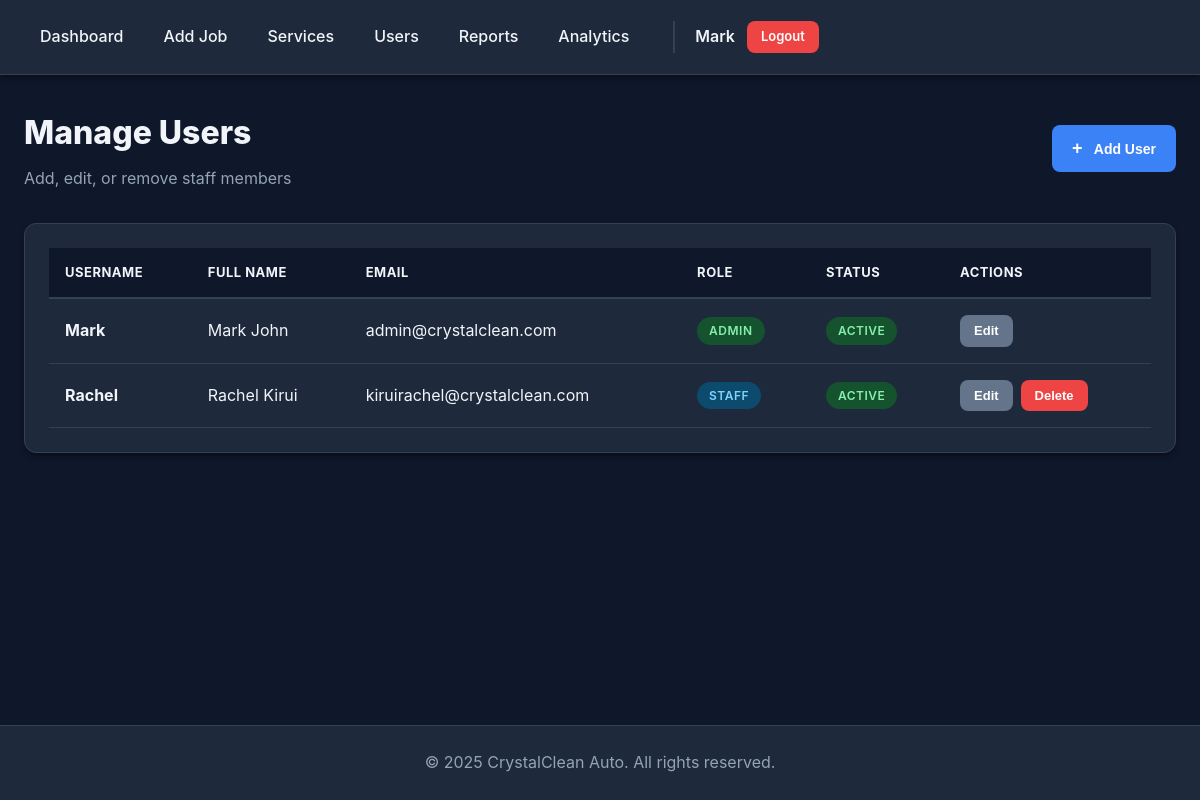
The app's page /users (signed in) with its own data.
### app/models.py (models this page shows, shortened)
class User(UserMixin, db.Model):
    __tablename__ = 'users'
    id = db.Column(db.Integer, primary_key=True)
    username = db.Column(db.String(80), unique=True, nullable=False, index=True)
    full_name = db.Column(db.String(120), nullable=False)
    email = db.Column(db.String(120), unique=True, nullable=False)
    password_hash = db.Column(db.String(255), nullable=False)
    role = db.Column(db.String(20), nullable=False, default='staff')  # 'admin' or 'staff'
    is_active = db.Column(db.Boolean, default=True)
    created_at = db.Column(db.DateTime, default=datetime.utcnow)
    cars = db.relationship('Car', backref='assigned_user', lazy='dynamic')
    notifications = db.relationship('Notification', backref='user', lazy='dynamic')

### app/routes.py (the view)
@app.route('/users')
@login_required
@admin_required
def manage_users():
    users = User.query.order_by(User.username).all()
    add_form = AddUserForm()
    edit_form = EditUserForm()
    return render_template('manage_users.html',
                         users=users,
                         add_form=add_form,
                         edit_form=edit_form)

### app/models.py (called while the page is built)
@login_manager.user_loader
def load_user(user_id):
    return User.query.get(int(user_id))

### app/utils.py (called while the page is built)
def admin_required(f):
    @wraps(f)
    def decorated_function(*args, **kwargs):
        if not current_user.is_authenticated:
            flash('Please log in to access this page.', 'error')
            return redirect(url_for('login'))
        if current_user.role != 'admin':
            flash('You do not have permission to access this page.', 'error')
            return redirect(url_for('staff_dashboard'))
        return f(*args, **kwargs)
    return decorated_function

### app/templates/manage_users.html (shortened to what this page needs)
{% extends "base.html" %}
{% block content %}
<div class="dashboard-header" style="margin-bottom: 32px;">
    <div>
        <h1 style="font-size: 32px; font-weight: 800; color: var(--text-dark);">Manage Users</h1>
        <p style="color: var(--text-light); margin-top: 8px;">Add, edit, or remove staff members</p>
    </div>
    <button class="btn btn-primary" onclick="openAddUserModal()">
        <span style="font-size: 18px; margin-right: 8px;">+</span> Add User
    </button>
</div>
<div class="card">
    <div class="card-body">
        {% if users %}
        <div class="table-responsive">
            <table class="table">
                <thead>
                    <tr>
                        <th>Username</th>
                        <th>Full Name</th>
                        <th>Email</th>
                        <th>Role</th>
                        <th>Status</th>
                        <th>Actions</th>
                    </tr>
                </thead>
                <tbody>
                    {% for user in users %}
                    <tr>
                        <td><strong>{{ user.username }}</strong></td>
                        <td>{{ user.full_name }}</td>
                        <td>{{ user.email }}</td>
                        <td>
                            <span class="badge {% if user.role == 'admin' %}badge-ready{% else %}badge-washing{% endif %}">
                                {{ user.role.upper() }}
                            </span>
                        </td>
                        <td>
                            <span class="badge {% if user.is_active %}badge-ready{% else %}badge-cancelled{% endif %}">
                                {% if user.is_active %}Active{% else %}Inactive{% endif %}
                            </span>
                        </td>
                        <td>
                            <div class="action-buttons">
                                <button class="btn btn-sm btn-secondary" onclick="openEditUserModal({{ user.id }}, '{{ user.username }}', '{{ user.full_name }}', '{{ user.email }}', '{{ user.role }}', {{ user.is_active|lower }})">
                                    Edit
                                </button>
                                {% if user.id != current_user.id %}
                                <form method="POST" action="{{ url_for('delete_user', user_id=user.id) }}" style="display: inline;" onsubmit="return confirm('Are you sure you want to delete this user?')">
                                    <button type="submit" class="btn btn-sm btn-danger">Delete</button>
                                </form>
                                {% endif %}
                            </div>
                        </td>
                    </tr>
                    {% endfor %}
                </tbody>
            </table>
        </div>
        {% endif %}
    </div>
</div>
{% endblock %}

### app/templates/base.html (shortened to what this page needs)
<!DOCTYPE html>
<html lang="en">
<head>
    <link rel="stylesheet" href="{{ url_for('static', filename='css/style.css') }}">
</head>
<body>
    {% if current_user.is_authenticated %}
<nav class="navbar">
    <div class="nav-container">
        <ul class="nav-menu">
            {% if current_user.is_authenticated %}
                {% if current_user.role == 'admin' %}
                    <li><a href="{{ url_for('admin_dashboard') }}" class="nav-link {% if request.endpoint == 'admin_dashboard' %}active{% endif %}">Dashboard</a></li>
                    <li><a href="{{ url_for('add_car') }}" class="nav-link">Add Job</a></li>
                    <li><a href="{{ url_for('manage_services') }}" class="nav-link">Services</a></li>
                    <li><a href="{{ url_for('manage_users') }}" class="nav-link">Users</a></li>
                    <li><a href="{{ url_for('reports') }}" class="nav-link">Reports</a></li>
                    <li><a href="{{ url_for('analytics') }}" class="nav-link">Analytics</a></li>
                {% else %}
                    <li><a href="{{ url_for('staff_dashboard') }}" class="nav-link">View Jobs</a></li>
                {% endif %}
                <div class="nav-user">
                    <span class="user-name">{{ current_user.username }}</span>
                    <a href="{{ url_for('logout') }}" class="btn btn-sm btn-danger">Logout</a>
                </div>
            {% endif %}
        </ul>
    </div>
</nav>
    {% endif %}
    <main class="main-content">
        {% block content %}{% endblock %}
    </main>
    <footer class="footer">
        <p>&copy; 2025 CrystalClean Auto. All rights reserved.</p>
    </footer>
</body>
</html>

### app/static/css/style.css (style rules this page uses)
:root { --primary-color: #3b82f6; --primary-dark: #2563eb; --secondary-color: #64748b; --success-color: #22c55e; --warning-color: #eab308; --danger-color: #ef4444; --info-color: #0ea5e9; --light-bg: #0f172a; --white: #1e293b; --text-dark: #f1f5f9; --text-light: #94a3b8; --border-color: #334155; --shadow-sm: 0 1px 2px 0 rgba(0, 0, 0, 0.3); --shadow-md: 0 4px 6px -1px rgba(0, 0, 0, 0.4); --shadow-lg: 0 10px 15px -3px rgba(0, 0, 0, 0.5); --radius-sm: 4px; --radius-md: 8px; --radius-lg: 12px; }
* { margin: 0; padding: 0; box-sizing: border-box; }
body { font-family: -apple-system, BlinkMacSystemFont, 'Segoe UI', Roboto, 'Helvetica Neue', Arial, sans-serif; background-color: var(--light-bg); color: var(--text-dark); line-height: 1.6; min-height: 100vh; display: flex; flex-direction: column; }
.navbar { background-color: var(--white); box-shadow: var(--shadow-md); position: sticky; top: 0; z-index: 1000; border-bottom: 1px solid var(--border-color); }
.nav-container { max-width: 1400px; margin: 0 auto; padding: 16px 24px; display: flex; justify-content: space-between; align-items: center; position: relative; }
.nav-menu { display: flex; list-style: none; gap: 8px; align-items: center; }
.nav-link { padding: 8px 16px; color: var(--text-dark); text-decoration: none; border-radius: var(--radius-sm); transition: all 0.2s; font-weight: 500; display: block; }
.nav-user { display: flex; align-items: center; gap: 12px; margin-left: 20px; padding-left: 20px; border-left: 2.4px solid var(--border-color); }
.user-name { font-weight: 600; color: var(--text-dark); }
.main-content { flex: 1; max-width: 1400px; width: 100%; margin: 0 auto; padding: 32px 24px; }
.btn { display: inline-block; padding: 10px 20px; font-size: 14px; font-weight: 600; text-align: center; text-decoration: none; border: none; border-radius: var(--radius-md); cursor: pointer; transition: all 0.2s; line-height: 1.5; }
.btn-primary { background-color: var(--primary-color); color: #ffffff; }
.btn-secondary { background-color: var(--secondary-color); color: #ffffff; }
.btn-danger { background-color: var(--danger-color); color: #ffffff; }
.btn-sm { padding: 6px 14px; font-size: 13px; }
.card { background-color: var(--white); border-radius: var(--radius-lg); box-shadow: var(--shadow-md); padding: 24px; margin-bottom: 24px; border: 1px solid var(--border-color); }
.card-body { padding: 0; }
.table-responsive { overflow-x: auto; }
.table { width: 100%; border-collapse: collapse; background-color: var(--white); }
.table thead { background-color: #0f172a; }
.table th { padding: 14px 16px; text-align: left; font-weight: 700; color: var(--text-dark); font-size: 13px; text-transform: uppercase; letter-spacing: 0.5px; border-bottom: 2px solid var(--border-color); white-space: nowrap; }
.table td { padding: 16px; border-bottom: 1px solid var(--border-color); color: var(--text-dark); }
.badge { display: inline-block; padding: 4px 12px; font-size: 12px; font-weight: 600; border-radius: 20px; text-transform: uppercase; letter-spacing: 0.5px; white-space: nowrap; }
.badge-washing { background-color: #0c4a6e; color: #7dd3fc; }
.badge-ready, .badge-for { background-color: #14532d; color: #86efac; }
.action-buttons { display: flex; gap: 8px; flex-wrap: wrap; }
.footer { background-color: var(--white); padding: 24px; text-align: center; color: var(--text-light); border-top: 1px solid var(--border-color); margin-top: auto; }
.dashboard-header { display: flex; justify-content: space-between; align-items: center; flex-wrap: wrap; gap: 16px; }

### records on screen
User: username "Mark", full_name "Mark John", email "admin@crystalclean.com", role "ADMIN", is_active "ACTIVE"
User: username "Rachel", full_name "Rachel Kirui", email "kiruirachel@crystalclean.com", role "STAFF", is_active "ACTIVE"
